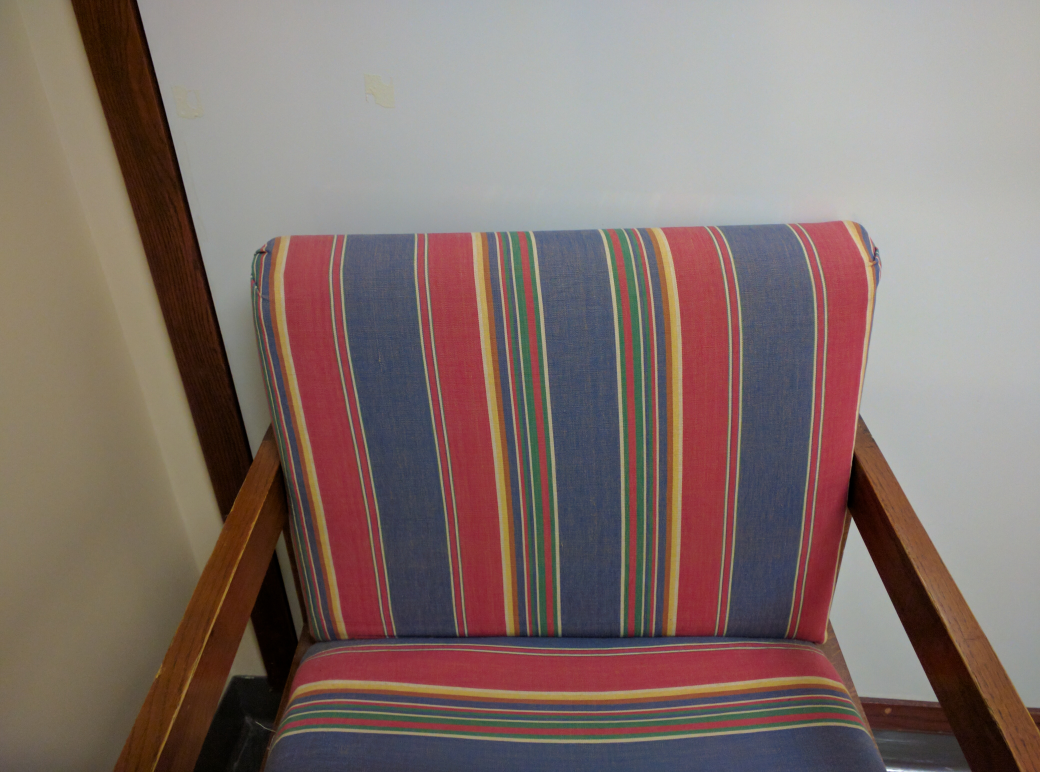
#> input picture data/chair.jpg, 4160 x 3088 px (shown at 1/4 size)
$ jupyter execute --allow-errors episode3corrected.ipynb
#> lines starting #> are read from the running program, lines starting #| are printed output that depends on the picture; after the words box and inside, x2 and y2 are one past the last pixel; in counts of white or black regions, pixels touching at a corner belong together
[cell 1]
import imageio.v3 as iio

# read image
chair_jpg = iio.imread(uri="../../data/chair.jpg")
#> chair_jpg is the input picture: shape (3088, 4160, 3); mean R, G, B 130.6, 113.4, 108.5

[cell 2]
import matplotlib.pyplot as plt

fig, ax = plt.subplots()
plt.imshow(chair_jpg)

[cell 3]
iio.imwrite(uri="../../data/chair.tif", image=chair_jpg)

[cell 4]
import skimage.transform
import skimage.util
new_shape = (chair_jpg.shape[0] // 10, chair_jpg.shape[1] // 10, chair_jpg.shape[2])
#> new_shape = (308, 416, 3)
small = skimage.transform.resize(image=chair_jpg, output_shape=new_shape)
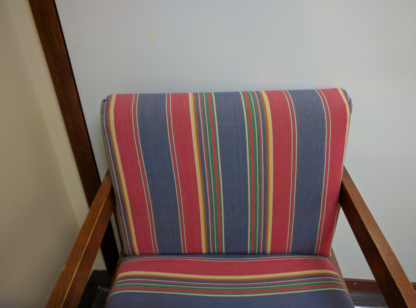
#> small: shape (308, 416, 3) float64; mean R, G, B 0.512, 0.445, 0.426
small = skimage.util.img_as_ubyte(small)

[cell 5]
roots = iio.imread(uri="../../data/maize-root-cluster.jpg")
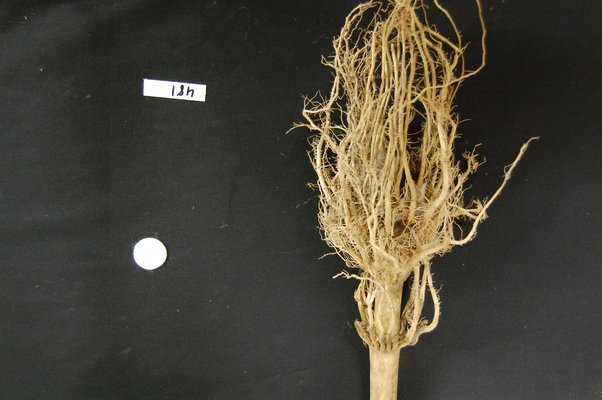
#> input picture data/maize-root-cluster.jpg, 602 x 400 px
#> roots is the input picture: shape (400, 602, 3); mean R, G, B 70.5, 66.4, 54.5

# display original image
fig, ax = plt.subplots()
plt.imshow(roots)

[cell 6]
roots = roots.copy()

[cell 7]
roots[roots < 128] = 0
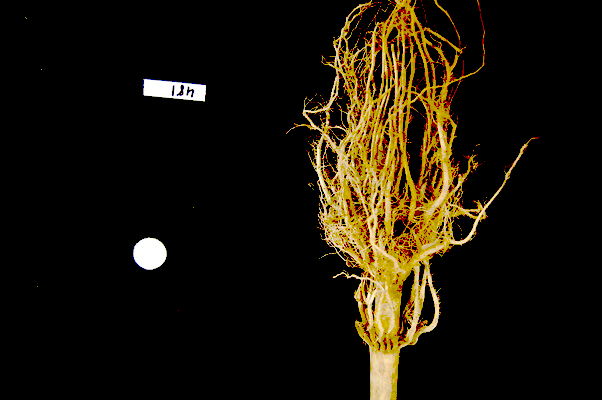
#> roots: shape (400, 602, 3); mean R, G, B 27.3, 20.7, 7.7

# display modified image
fig, ax = plt.subplots()
plt.imshow(roots)

[cell 8]
import imageio.v3 as iio
import skimage.color

# read input image
chair_jpg = iio.imread(uri="../../data/chair.jpg")

# display original image
fig, ax = plt.subplots()
plt.imshow(chair_jpg)

# convert to grayscale and display
gray_image = skimage.color.rgb2gray(chair_jpg)
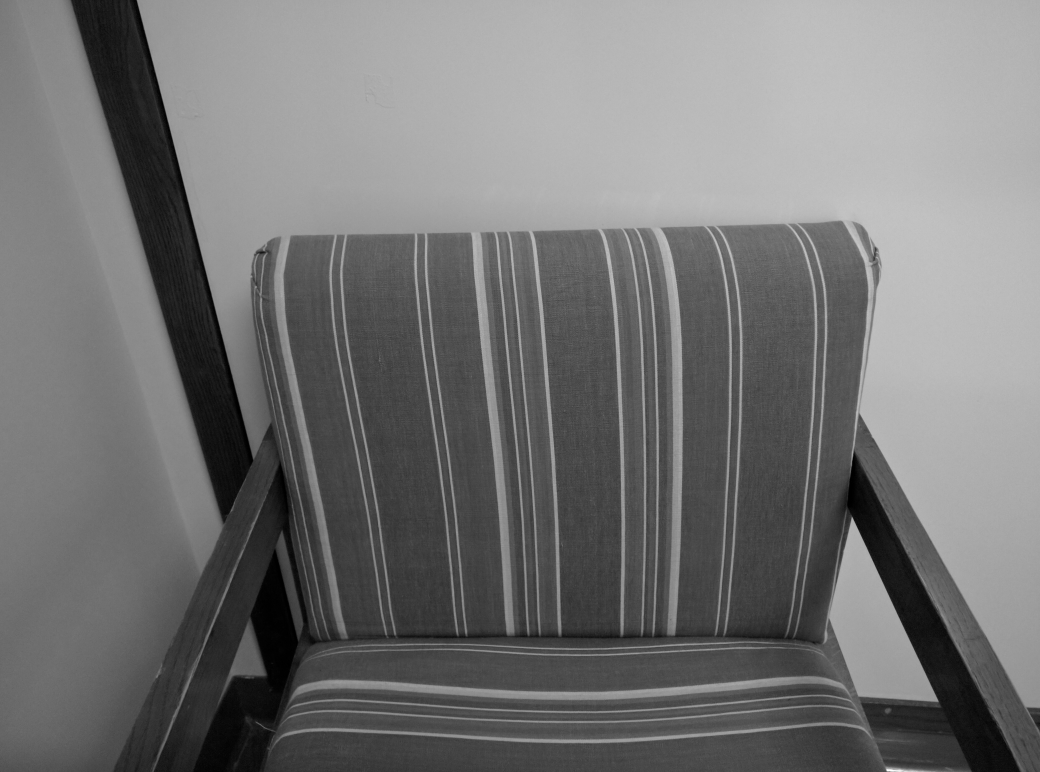
#> gray_image: shape (3088, 4160) float64 (shown at 1/4 size); min 0, max 1, mean 0.458
fig, ax = plt.subplots()
plt.imshow(gray_image, cmap="gray")

[cell 9]
import imageio.v3
#> (the rest of this cell did not finish here and is left out)

#> (a cell that did not finish here is left out)

[cell 11]
import numpy as np
#> (the rest of this cell did not finish here and is left out)

#> (a cell that did not finish here is left out)

[cell 13]
fig, ax = plt.subplots()
#> (the rest of this cell did not finish here and is left out)

[cell 14]
import imageio.v3 as iio

# load and display original image
board = iio.imread(uri="../../data/board.jpg")
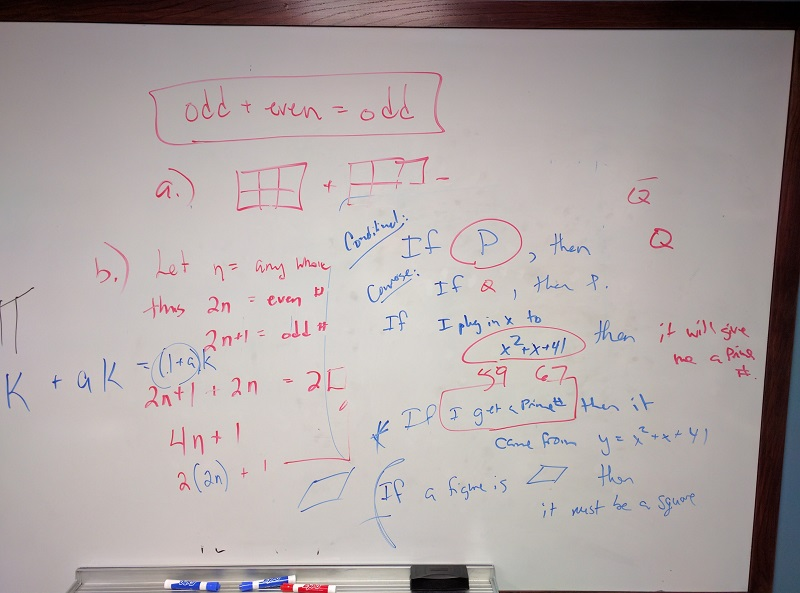
#> input picture data/board.jpg, 800 x 593 px
#> board is the input picture: shape (593, 800, 3); mean R, G, B 174.7, 165.6, 165.2
fig, ax = plt.subplots()
plt.imshow(board)

[cell 15]
clip = board[60:151, 135:481, :]
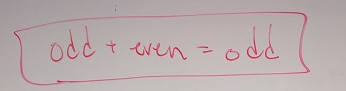
#> clip: shape (91, 346, 3); mean R, G, B 185.1, 171.8, 172.6
fig, ax = plt.subplots()
plt.imshow(clip)
iio.imwrite(uri="../../data/clip.tif", image=clip)

[cell 16]
color = board[330, 90]
#> color = [198, 189, 190]
board[60:151, 135:481] = color
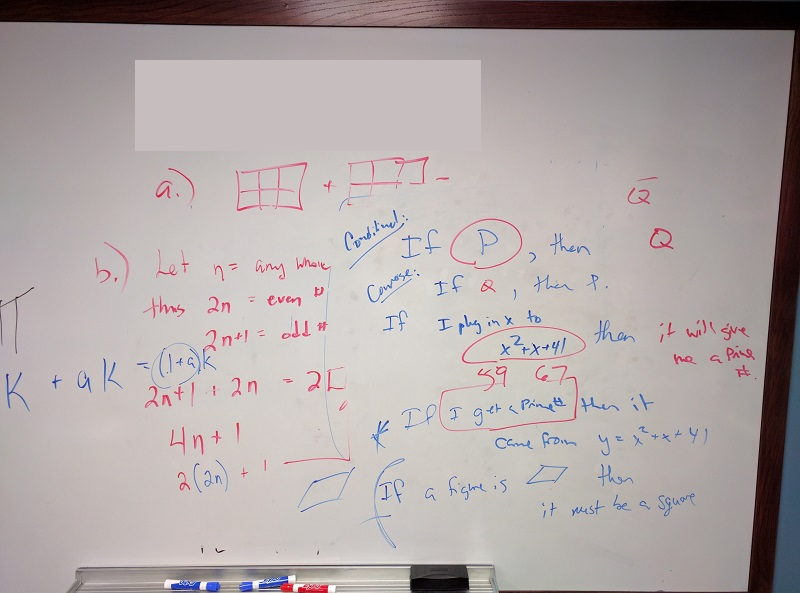
#> board: shape (593, 800, 3); 6.64% of pixels changed, all inside (x1, y1, x2, y2) = (135, 60, 481, 151)
fig, ax = plt.subplots()
plt.imshow(board)

[cell 17]
board = board.copy()
color = board[330, 90]
board[60:151, 135:481] = color
fig, ax = plt.subplots()
plt.imshow(board)

[cell 18]
import imageio.v3 as iio
# load and display original image
root = iio.imread(uri="../../data/maize-root-cluster.jpg")
fig, ax = plt.subplots()
plt.imshow(root)

[cell 19]
clip = root[0:400, 275:550, :]
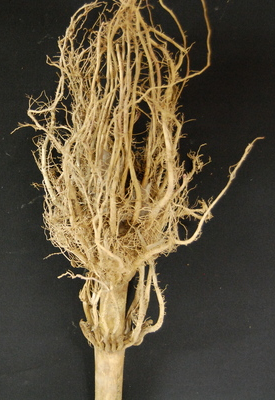
#> clip: shape (400, 275, 3); mean R, G, B 90.9, 80.2, 59.4
fig, ax = plt.subplots()
plt.imshow(clip)
